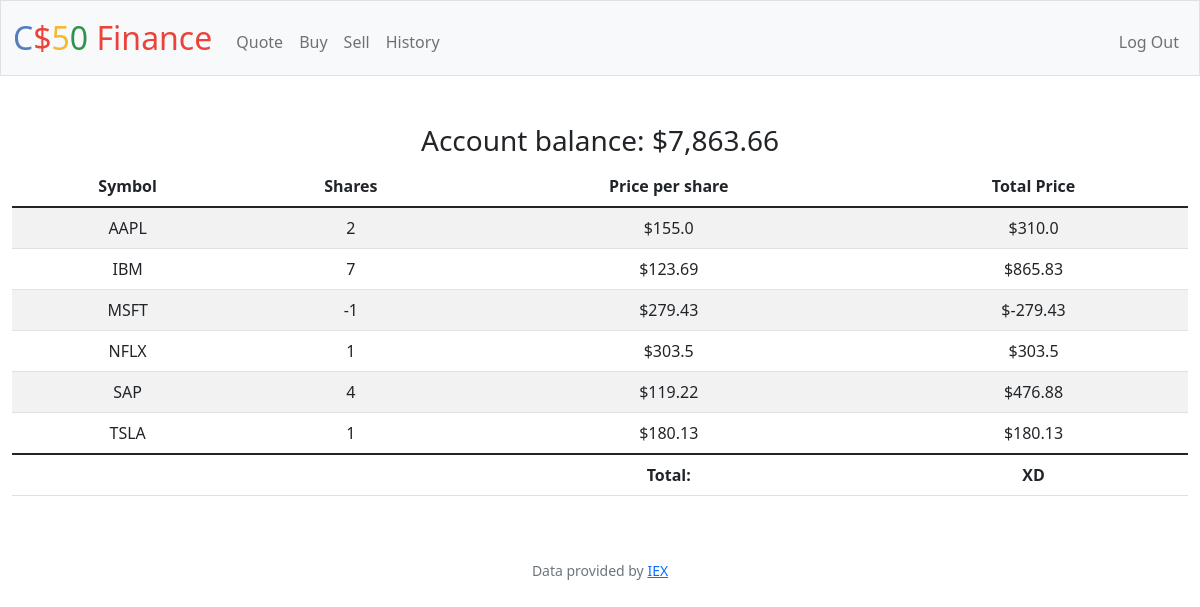
Screenshot of / (signed in) with the database file from the repository.
### tables this page shows
CREATE TABLE 'transactions' ('id' INTEGER PRIMARY KEY AUTOINCREMENT NOT NULL, 'user_id' INTEGER, 'symbol' TEXT,'shares' INTEGER, 'price' REAL, 'date' DATETIME);

### pset9/finance/app.py (the view)
@app.route("/")
@login_required
def index():
    user_id = session["user_id"]
    portfolio = db.execute("SELECT symbol, SUM(shares) as shares, price FROM transactions WHERE user_id = ? GROUP BY symbol", user_id)
    cash_balance = db.execute("SELECT cash FROM users WHERE id = ?", user_id)
    cash = usd(cash_balance[0]["cash"])
    return render_template("index.html", portfolio=portfolio, cash=cash)

### pset9/finance/app.py (called while the page is built)
@app.after_request
def after_request(response):
    response.headers["Cache-Control"] = "no-cache, no-store, must-revalidate"
    response.headers["Expires"] = 0
    response.headers["Pragma"] = "no-cache"
    return response

### pset9/finance/helpers.py (called while the page is built)
def login_required(f):
    @wraps(f)
    def decorated_function(*args, **kwargs):
        if session.get("user_id") is None:
            return redirect("/login")
        return f(*args, **kwargs)
    return decorated_function

def usd(value):
    return f"${value:,.2f}"

### pset9/finance/templates/index.html (shortened to what this page needs)
{% extends "layout.html" %}
{% block main %}
    <h3>Account balance: {{ cash }}</h3>
    <table class="table table-striped">
        <thead>
            <tr>
                <th>Symbol</th>
                <th>Shares</th>
                <th>Price per share</th>
                <th>Total Price</th>
            </tr>
        </thead>
        <tbody>
            {% for row in portfolio %}
            <tr>
                <td>{{ row["symbol"] }}</td>
                <td>{{ row["shares"] }}</td>
                <td>${{ row["price"]|round(2) }}</td>
                <td>${{ (row["price"]*row["shares"])|round(2) }}</td>
            </tr>
            {% endfor %}
        </tbody>
        <tfoot>
            <td></td>
            <td></td>
            <td><b>Total:</b></td>
            <td><b>XD</b></td>
        </tfoot>
    </table>
{% endblock %}

### rows the page displays
transactions: symbol "IBM", shares "7", price "123.69", price "865.83"
transactions: symbol "SAP", shares "4", price "119.22", price "476.88"

### other values shown
{{ cash }} "$7,863.66"
{{ row["symbol"] }} "AAPL" "MSFT" "NFLX" "TSLA"
{{ row["shares"] }} "2" "-1" "1" "1"
{{ row["price"]|round(2) }} "155.0" "279.43" "303.5" "180.13"
{{ (row["price"]*row["shares"])|round(2) }} "310.0" "-279.43" "303.5" "180.13"
